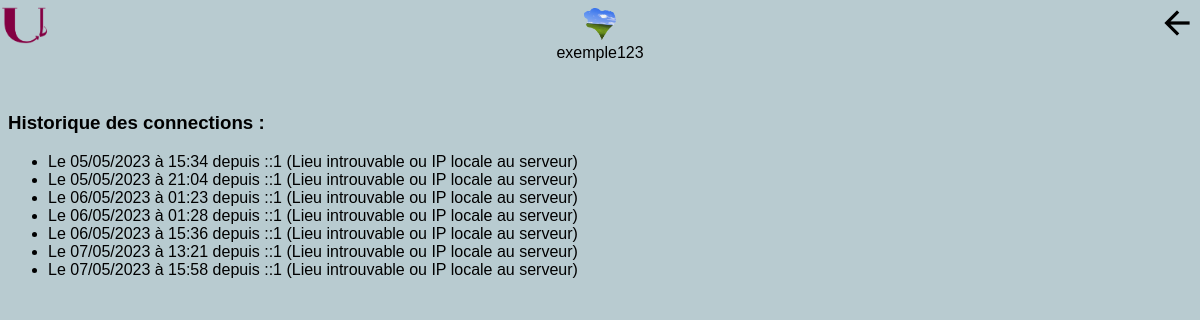
Screenshot of /uniBack/cohistory.php (signed in) with the database file from the repository.
### tables this page shows
CREATE TABLE `comptes` (
  `Identifiant` varchar(20) NOT NULL,
  `Nom` varchar(60) NOT NULL,
  `ProfilePic` varchar(30) NOT NULL DEFAULT 'default.png',
  `Mdp` varchar(255) NOT NULL,
  `DateDeNaissance` date NOT NULL,
  `Université` varchar(100) NOT NULL,
  `Admin` tinyint(1) NOT NULL DEFAULT 0
);

CREATE TABLE `connectionhist` (
  `Identifiant` varchar(20) NOT NULL,
  `IpAddress` varchar(40) NOT NULL,
  `IpLocation` varchar(100) NOT NULL,
  `Date` datetime NOT NULL DEFAULT current_timestamp()
);

### uniBack/cohistory.php (the view, shortened to what this page needs)
<?php
    require('mysqli_connex.php');
    $ident = mb_strtolower($_SESSION["id"], 'UTF-8');
    $reqid = "SELECT * FROM comptes WHERE Identifiant=?";
    $stmt = mysqli_prepare($connex, $reqid);
    mysqli_stmt_bind_param($stmt, 's', $ident);
    mysqli_stmt_execute($stmt);
    $querid = mysqli_stmt_get_result($stmt);
    $val_id = mysqli_fetch_assoc($querid);
    $reqco = "SELECT IpAddress, IpLocation, Date FROM connectionhist WHERE Identifiant=?;";
    $stmtco = mysqli_prepare($connex, $reqco);
    mysqli_stmt_bind_param($stmtco, 's', $ident);
    mysqli_stmt_execute($stmtco);
    $querco = mysqli_stmt_get_result($stmtco);
?>
<!DOCTYPE html>
<html>
    <head>
        <link rel="stylesheet" type="text/css" href="profilStyle.css?v=1.1">
    </head>
    <body>
        <div class="left">
            <a href="accueil.php"><img src="image/UBsimple.png" width=50px height=50px alt="Accueil"></a>
        </div>
        <div class="right">
            <a href="profile.php"><img src= "image/back.png" alt="profil"></a>
        </div>
        <div class="infoProfil">
            <?php
                echo "<a href=\"profile.php\"><img class=\"pp\" src=\"image/profile_pic/" . htmlspecialchars($val_id["ProfilePic"]) . "\" width=32px height=32px><br>";
                echo htmlspecialchars($ident) . " </a><br>";
            ?>
        </div>
        <h3>Historique des connections :</h3>
        <ul>
        <?php
        while($val_co = mysqli_fetch_assoc($querco)){
            echo "<li>Le ".date("d/m/Y à H:i", strtotime($val_co['Date']))." depuis ".htmlspecialchars($val_co['IpAddress'])." (".htmlspecialchars($val_co['IpLocation']).")</li>";
        }
        ?>
    </body>
</html>

### uniBack/profilStyle.css (style rules this page uses)
:root { --background: #B8CBD0; --text-color: #000000; }
body { background: var(--background); display: block; font-family: Futura, Helvetica, Arial, sans-serif; color: var(--text-color); min-height: 100%; padding-bottom: 50px; height: 100%; }
.right { position: absolute; top: 0; right: 0; margin-top: 10px; margin-right: 10px; }
.left { position: absolute; top: 0; left: 0; margin-right: 10px; }
a { text-decoration: none; }
a { color: var(--text-color); }
.infoProfil { text-align: center; margin-bottom: 50px; }

### rows the page displays
comptes: ProfilePic (picture)
connectionhist: Date "05/05/2023 à 15:34", IpAddress "::1", IpLocation "Lieu introuvable ou IP locale au serveur"
connectionhist: Date "05/05/2023 à 21:04", IpAddress "::1", IpLocation "Lieu introuvable ou IP locale au serveur"
connectionhist: Date "06/05/2023 à 01:23", IpAddress "::1", IpLocation "Lieu introuvable ou IP locale au serveur"
connectionhist: Date "06/05/2023 à 01:28", IpAddress "::1", IpLocation "Lieu introuvable ou IP locale au serveur"
connectionhist: Date "06/05/2023 à 15:36", IpAddress "::1", IpLocation "Lieu introuvable ou IP locale au serveur"
connectionhist: Date "07/05/2023 à 13:21", IpAddress "::1", IpLocation "Lieu introuvable ou IP locale au serveur"
connectionhist: Date "07/05/2023 à 15:58", IpAddress "::1", IpLocation "Lieu introuvable ou IP locale au serveur"

### other values shown
$ident "exemple123"
